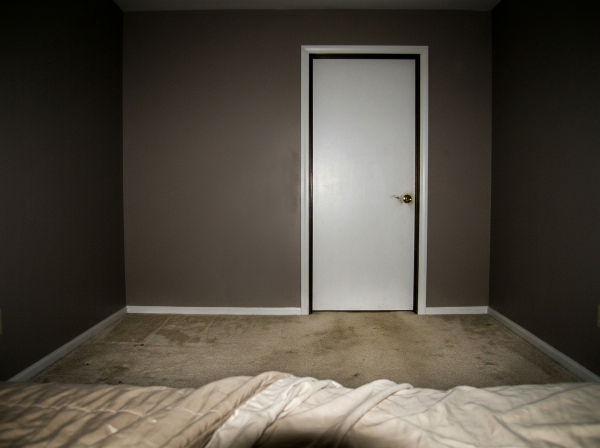
#> input picture assets/source/room_master.png, 1200 x 896 px (shown at 1/2 size); its folder holds 4 pictures in this run
$ python build_assets.py
#> lines starting #> are read from the running program, lines starting #| are printed output that depends on the picture
#!/usr/bin/env python3
"""Build all deterministic Crimlawn Night room states from the AI source plates.

The room geometry is never regenerated: every room state is composited from the
same master photograph, so the bed, walls, carpet, baseboard and door frame stay
identical in all 48 exported room images.
"""

from __future__ import annotations

import json
from collections import deque
from pathlib import Path

from PIL import Image, ImageChops, ImageDraw, ImageEnhance, ImageFilter, ImageOps

ROOT = Path(__file__).resolve().parents[1]
ASSETS = ROOT / "assets"
SOURCE = ASSETS / "source"
ROOMS = ASSETS / "rooms"
W, H = 1024, 768

DOORS = ("closed", "open")
LIGHTS = ("unlit", "dying", "weak", "lit")
LIGHT_LEVEL = {"unlit": 0.0, "dying": 0.30, "weak": 0.58, "lit": 1.0}
ANOMALIES = (
    "clear",
    "tyne_far",
    "tyne_mid",
    "tyne_near",
    "tyne_left",
    "tyne_reach",
)


def load_source(name: str) -> Image.Image:
#> called with name = 'room_master.png'
    image = Image.open(SOURCE / name).convert("RGB")
#> image is the input picture: PIL image 1200x896 RGB; mean R, G, B 81.8, 75.2, 65.6
    if image.size != (W, H):
        image = image.resize((W, H), Image.Resampling.LANCZOS)
#> image: PIL image 1024x768 RGB
#> call 2 of load_source, with name = 'door_open_master.png'
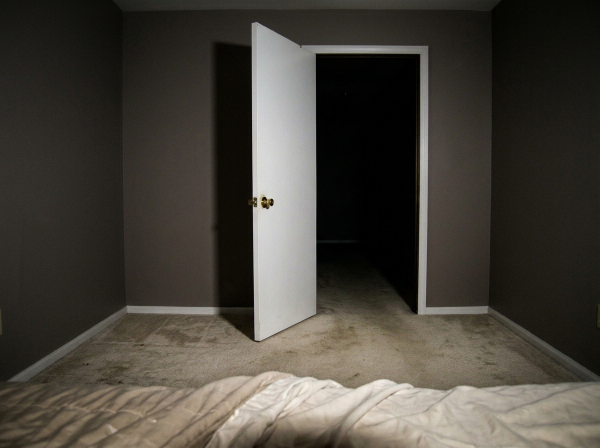
#> input picture assets/source/door_open_master.png, 1200 x 896 px (shown at 1/2 size)
#> in load_source, image is the input picture: PIL image 1200x896 RGB; mean R, G, B 71.7, 67.1, 59.7
#> call 3 of load_source, with name = 'phone_beam_master.png'
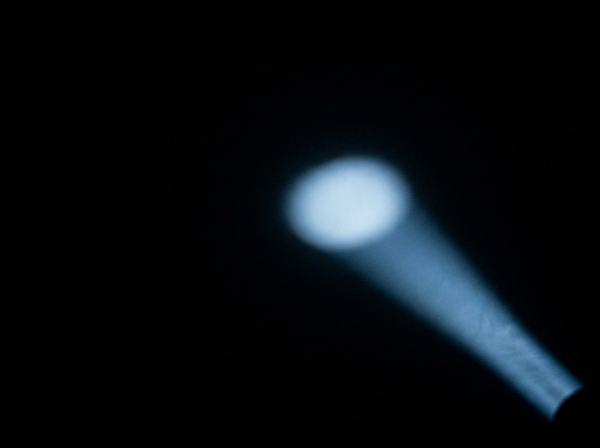
#> input picture assets/source/phone_beam_master.png, 1200 x 896 px (shown at 1/2 size)
#> in load_source, image is the input picture: PIL image 1200x896 RGB; mean R, G, B 8.7, 13.2, 16.9
    return image


def save_jpg(image: Image.Image, path: Path, quality: int = 88) -> None:
    image.convert("RGB").save(path, "JPEG", quality=quality, optimize=True, subsampling=1)


def save_png(image: Image.Image, path: Path) -> None:
    image.save(path, "PNG", optimize=True)


# [134 lines left out: functions chroma_key, tight_crop, fill_enclosed_green, add_rim_glow, not called in this run]


def door_patch(base: Image.Image, opened: Image.Image) -> tuple[Image.Image, Image.Image, Image.Image]:
    """Keep untouched base pixels and composite only the AI-generated door change."""
    diff = ImageChops.difference(base, opened).convert("L")
    diff_mask = diff.point(lambda p: 0 if p < 9 else min(255, (p - 9) * 11))

    # A soft envelope around the door: the open slab, frame, hallway and wall shadow.
    envelope = Image.new("L", (W, H), 0)
#> envelope: PIL image 1024x768 L; every value is 0
    draw = ImageDraw.Draw(envelope)
    draw.rectangle((398, 28, 752, 594), fill=235)
    envelope = envelope.filter(ImageFilter.GaussianBlur(9))
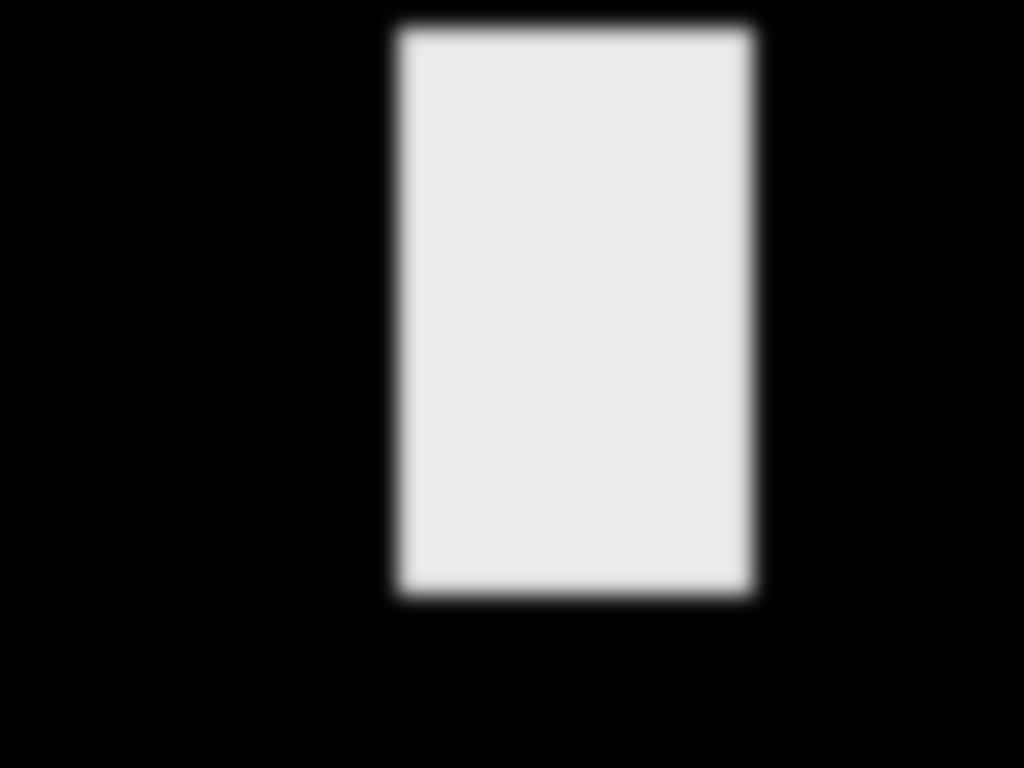
#> envelope: PIL image 1024x768 L; min 0, max 235, mean 60.1
    region = ImageChops.lighter(diff_mask, envelope)
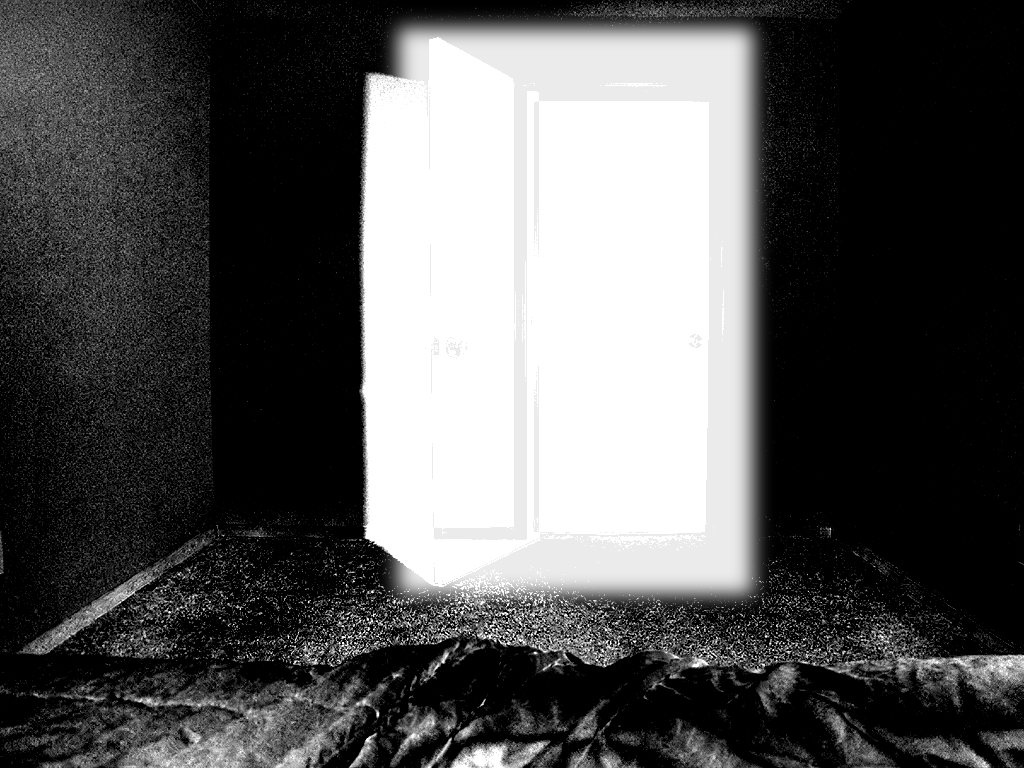
#> region: PIL image 1024x768 L; min 0, max 255, mean 86
    region = region.filter(ImageFilter.GaussianBlur(1.1))

    composite = Image.composite(opened, base, region)
    patch = opened.convert("RGBA")
    patch.putalpha(region)
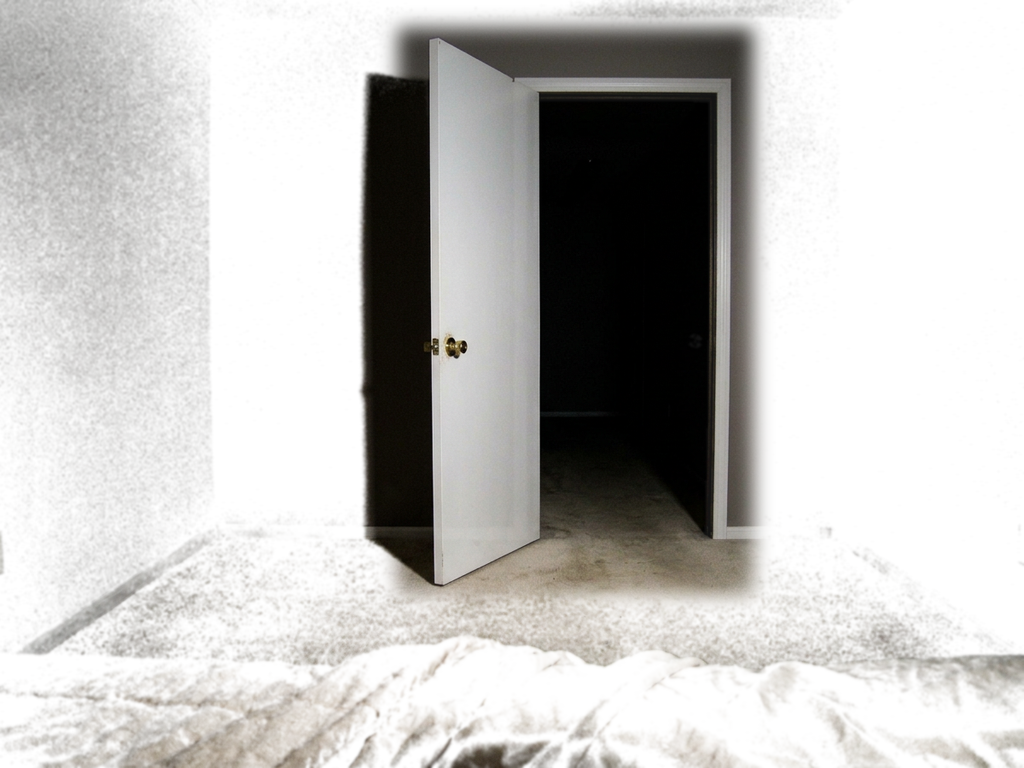
#> patch: PIL image 1024x768 RGBA; mean R, G, B, A 71.7, 67.1, 59.7, 86; transparent parts drawn white
    return composite, patch, region


def make_beam_layers(beam: Image.Image) -> tuple[Image.Image, Image.Image]:
    grey = ImageOps.grayscale(beam)
    mask = ImageOps.autocontrast(grey, cutoff=1)
    mask = mask.point(lambda p: int(255 * ((p / 255.0) ** 0.82)))
    mask = mask.filter(ImageFilter.GaussianBlur(4))

    reflection = beam.convert("RGBA")
    reflection.putalpha(mask.point(lambda p: int(p * 0.82)))
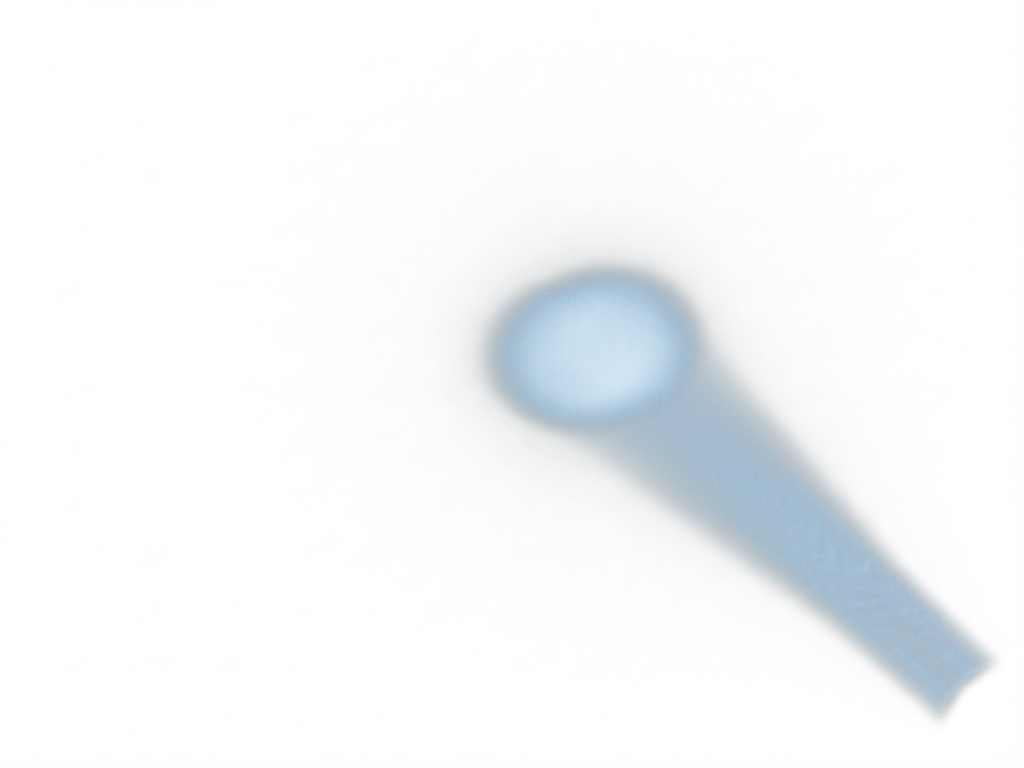
#> reflection: PIL image 1024x768 RGBA; mean R, G, B, A 8.7, 13.2, 16.9, 13.9; transparent parts drawn white
    return mask, reflection


def darken_room(background: Image.Image) -> Image.Image:
    dark = ImageEnhance.Brightness(background).enhance(0.29)
    dark = ImageChops.multiply(dark, Image.new("RGB", dark.size, (188, 204, 232)))
    return dark


# [63 lines left out: functions bright_room, lit_room, tint_sprite, place_sprite, not called in this run]


SPRITE_PLACEMENT = {
    "tyne_far": {"sprite": "standing", "x": 620, "bottom": 548, "height": 210, "brightness": 0.78},
    "tyne_mid": {"sprite": "standing", "x": 612, "bottom": 606, "height": 310, "brightness": 0.84},
    "tyne_near": {"sprite": "close", "x": 610, "bottom": 742, "height": 570, "brightness": 0.90},
    "tyne_left": {"sprite": "reaching", "x": 430, "bottom": 628, "height": 355, "brightness": 0.82},
    "tyne_reach": {"sprite": "reaching", "x": 615, "bottom": 698, "height": 455, "brightness": 0.88},
}


def main() -> None:
    ROOMS.mkdir(parents=True, exist_ok=True)

    base = load_source("room_master.png")
    opened = load_source("door_open_master.png")
    beam = load_source("phone_beam_master.png")

    door_composite, patch, door_mask = door_patch(base, opened)
    save_png(patch, ASSETS / "door_open_patch.png")
    save_png(door_mask, ASSETS / "door_open_mask.png")
    save_jpg(base, ASSETS / "room_master_clean.jpg", quality=92)
    save_jpg(door_composite, ASSETS / "room_master_open.jpg", quality=92)

    beam_mask, reflection = make_beam_layers(beam)
    save_png(reflection, ASSETS / "phone_light_reflection.png")
    save_png(beam_mask, ASSETS / "phone_light_mask.png")
    save_jpg(ImageChops.screen(darken_room(base), ImageEnhance.Brightness(beam).enhance(0.34)),
             ASSETS / "phone_light_on_room.jpg", quality=90)
#> call 3 of save_jpg, with quality = 90
#> in save_jpg (call 3), `image.convert("RGB").save(path, "JPEG", quality=quality, optimize=True..`:
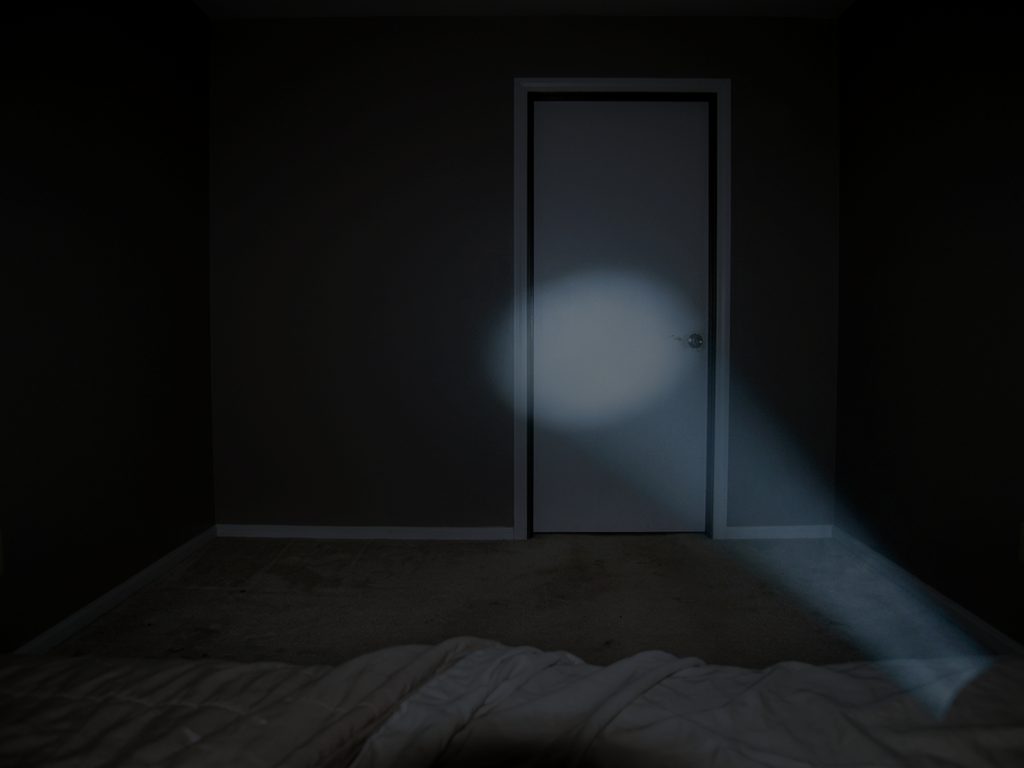
#> saved as phone_light_on_room.jpg: PIL image 1024x768 RGB; mean R, G, B 19.1, 20.4, 21.3

    # Transparent arm PNGs requested explicitly; these retain the full 4:3 stage coordinates.
    off_arm = chroma_key(load_source("arm_off_master.png"))
    on_arm = chroma_key(fill_enclosed_green(load_source("arm_on_master_v2.png")))
    on_arm = add_rim_glow(on_arm, off_arm)
    save_png(off_arm, ASSETS / "arm_phone_off.png")
    save_png(on_arm, ASSETS / "arm_phone_on.png")

    sprites = {
        "standing": tight_crop(chroma_key(load_source("beckton_tyne_master.png"))),
        "reaching": tight_crop(chroma_key(load_source("beckton_tyne_lean_master.png"))),
        "close": tight_crop(chroma_key(load_source("beckton_tyne_close_master.png"))),
    }
    for name, sprite in sprites.items():
        save_png(sprite, ASSETS / f"beckton_tyne_{name}.png")

    # Additional stand-alone Beckton Tyne variants, useful as additional room-state plates.
    variant_specs = {
        "beckton_tyne_distant": ("standing", 210, 0.78),
        "beckton_tyne_at_door": ("standing", 310, 0.84),
        "beckton_tyne_leaning": ("reaching", 355, 0.82),
        "beckton_tyne_closer": ("reaching", 455, 0.88),
        "beckton_tyne_too_close": ("close", 570, 0.90),
    }
    for filename, (sprite_name, height, brightness) in variant_specs.items():
        canvas = Image.new("RGBA", (W, H), (0, 0, 0, 0))
        spec = {
            "sprite": sprite_name,
            "x": W // 2,
            "bottom": min(H - 8, int(height * 1.02)),
            "height": height,
            "brightness": brightness,
        }
        source = sprites[spec["sprite"]]
        art = source.resize((max(1, int(source.width * height / source.height)), height), Image.Resampling.LANCZOS)
        art = tint_sprite(art, brightness)
        canvas.alpha_composite(art, (int(spec["x"] - art.width / 2), int(spec["bottom"] - height)))
        save_png(canvas, ASSETS / f"{filename}.png")

    manifest: dict[str, object] = {
        "title": "Crimlawn Night",
        "size": [W, H],
        "same_room_source": "source/room_master.png",
        "doors": list(DOORS),
        "lights": list(LIGHTS),
        "anomalies": list(ANOMALIES),
        "anomalyTypes": ["Beckton Tyne", "the open door"],
        "files": {},
    }

    backgrounds = {"closed": base, "open": door_composite}
    for door in DOORS:
        background = backgrounds[door]
        for light in LIGHTS:
            level = LIGHT_LEVEL[light]
            clean_room = lit_room(background, beam_mask, beam, level)
            for anomaly in ANOMALIES:
                room = clean_room
                if anomaly != "clear":
                    spec = dict(SPRITE_PLACEMENT[anomaly])
                    sprite = sprites[spec.pop("sprite")]
                    # In an unlit room the anomaly is almost impossible to read;
                    # the phone light is what makes it countable.
                    visibility = {"unlit": 0.16, "dying": 0.50, "weak": 0.72, "lit": 1.0}[light]
                    spec["brightness"] *= visibility
                    room = place_sprite(room, sprite, **spec)
                filename = f"room_{door}_{light}_{anomaly}.jpg"
                save_jpg(room, ROOMS / filename)
                manifest["files"][f"{door}|{light}|{anomaly}"] = f"rooms/{filename}"

    (ASSETS / "states.json").write_text(json.dumps(manifest, indent=2) + "\n", encoding="utf-8")
    print(f"Generated {len(DOORS) * len(LIGHTS) * len(ANOMALIES)} room state images and cutout assets.")


if __name__ == "__main__":
#> (the run stopped early here; a loop or call above may not have finished)
